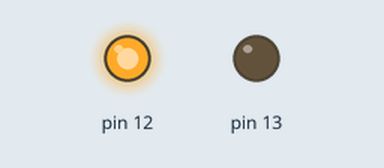
Simulated run of this sketch. Board: Arduino Uno, built with avr-gcc and run on an emulated ATmega328P. Shown: output pins drawn as LEDs (lit = HIGH).

Above: at 2.5 s.
At 7.5 s:
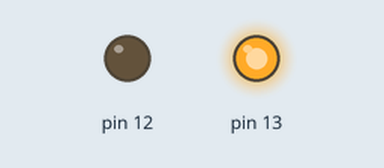
Timing chart, 0 to 13.0 s (numbered marks = the images above):
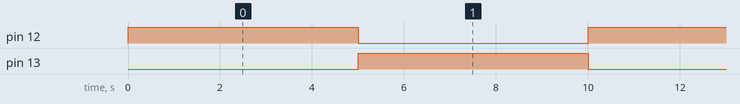

The sketch:

motor_2.ino
```cpp
void setup() {
  // put your setup code here, to run once:
  pinMode(12,OUTPUT);
  pinMode(13,OUTPUT);

}

void loop() {
  // put your main code here, to run repeatedly:
  forward();
  delay(5000);
  backward();
  delay(5000);

}

void forward() {
  digitalWrite(12,HIGH);    //clockwise
  digitalWrite(13,LOW);

}

void backward() {
  digitalWrite(12,LOW);     //anti clockwise
  digitalWrite(13,HIGH);
}
```

Measured:
- by itself, pin 12, pin 13: alternates HIGH for 5.0 s and LOW for 5.0 s
